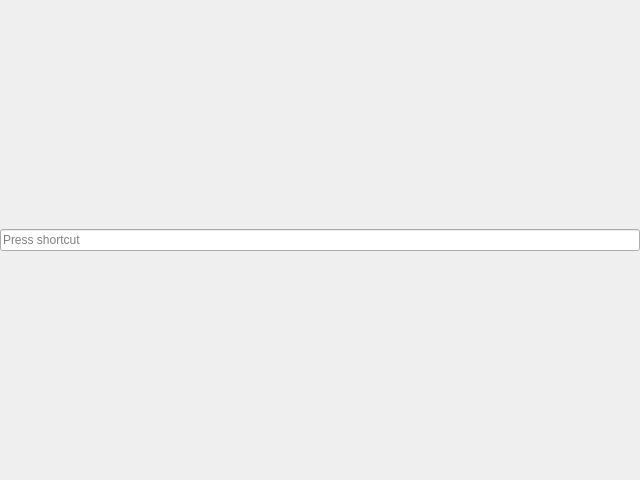
<?xml version="1.0" encoding="UTF-8"?>
<ui version="4.0">
 <class>KeySequenceEditHost</class>
 <widget class="QKeySequenceEdit" name="KeySequenceEditHost">
  <property name="geometry">
   <rect>
    <x>0</x>
    <y>0</y>
    <width>640</width>
    <height>480</height>
   </rect>
  </property>
  <property name="windowTitle">
   <string>QKeySequenceEdit</string>
  </property>
  <property name="toolTip">
   <string>QKeySequenceEdit host</string>
  </property>
 </widget>
 <resources/>
 <connections/>
</ui>
